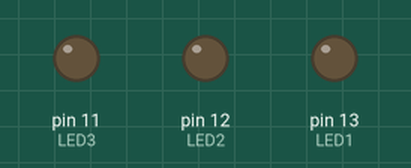
A sketch run on a simulated Arduino Uno, built with avr-gcc and run on an emulated ATmega328P. On the bench: output pins drawn as LEDs (lit = HIGH).

Above: at 0.5 s.
At 2.5 s:
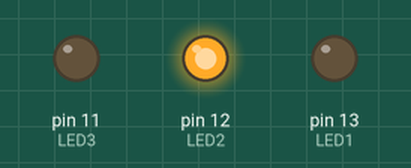
At 3.5 s:
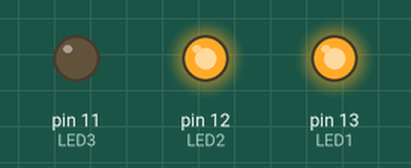
At 5.5 s:
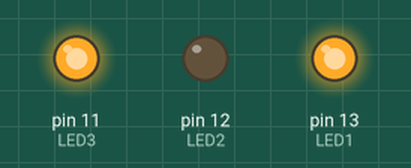
At 7.5 s:
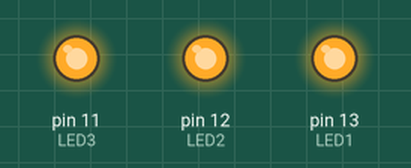
At 9.5 s:
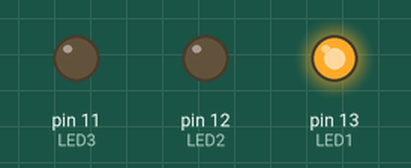
Timing chart, 0 to 10.4 s (numbered marks = the images above):
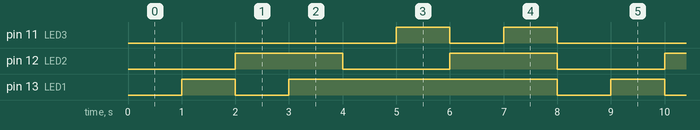

Measured:
- by itself, pin 11 (LED3): repeats every 8.0 s: LOW 1.0 s, HIGH 1.0 s, LOW 5.0 s, HIGH 1.0 s
- by itself, pin 12 (LED2): alternates HIGH for 2.0 s and LOW for 2.0 s
- by itself, pin 13 (LED1): repeats every 8.0 s: LOW 1.0 s, HIGH 5.0 s, LOW 1.0 s, HIGH 1.0 s

The sketch:

BinaryCounter_Shiva.pde
```cpp
#define LED3 11    // pin of LED3
#define LED2 12   // pin of LED2
#define LED1 13   // pin of LED1

int x1=0;   // state of LED1
int x2=0;   // state of LED2
int x3=0;   // state of LED3

//there are auxiliary variables
int new_x1=0;  // used to store new LED1 state
int new_x2=0;  // used to store new LED2 state
int new_x3=0;  // used to stpre new LED3 state

void setup(){

  pinMode(LED1,OUTPUT);    //set all pin in OUTPUT mode
  pinMode(LED2,OUTPUT);
  pinMode(LED3,OUTPUT);

}


void loop(){

  delay(1000);   // wait 1s before to begin every cicle
                 // this is useful because if there isnt any
                 // delay we will not see anything

  if  (!x3) new_x3=1; // boolean function of the state of third LED
  else new_x3=0;      //if it's not verified x3 is 0
   if( (x2 && !x3) || (!x2 && x3)) new_x2=1; //same thing for second state
  else new_x2=0;
  if( (!x1 && x2 && x3) || (x1 && !x3) || ( x1 && !x2)) new_x1=1; //same thing for the first state
  else new_x1=0;


  x1=new_x1;  //now new value can be stored in the state variables
  x2=new_x2;
  x3=new_x3;

  //turn ON or turn OFF  LED 1 2 3
  if(x1==1) digitalWrite(11,HIGH);
  else digitalWrite(LED1,LOW);
  if(x2==1) digitalWrite(12,HIGH);
  else digitalWrite(LED2,LOW);
  if(x3==1) digitalWrite(13,HIGH);
  else digitalWrite(LED3,LOW);

}
```
